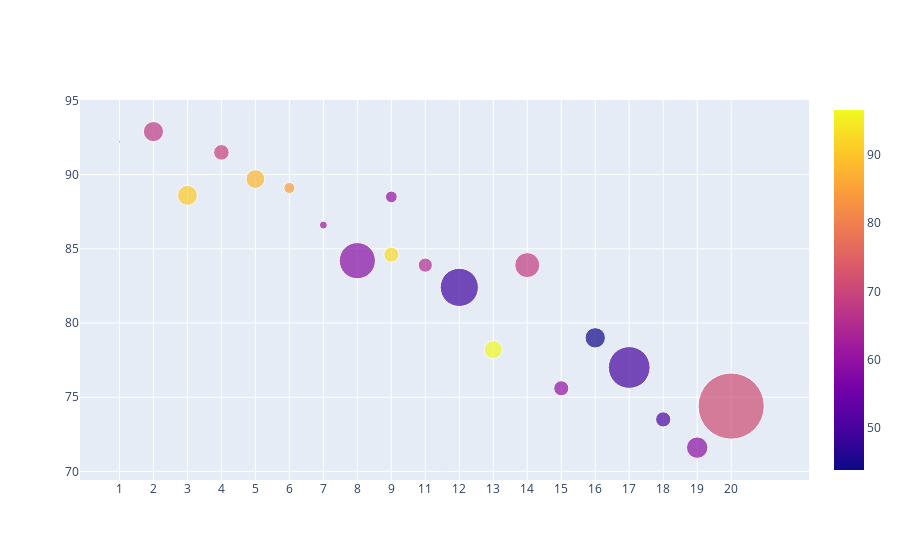

Here is the notebook cell this chart was saved with:
### Code cell
df_top_20 = timesData[timesData['year'] == 2015].iloc[:20]


import plotly.graph_objects as go

num_student_size = [float(each.replace(',', '.')) for each in df_top_20.num_students]
international_colour = [float(each) for each in df_top_20.international]

fig = go.Figure(data = [go.Scatter(x = df_top_20.world_rank,
                                   y = df_top_20.teaching, 
                                   mode = 'markers',
                                   marker = dict(color = international_colour,
                                                 size = num_student_size,
                                                  showscale = True
                                                ),
                                   text = df_top_20.university_name
                                  )])
fig.show()

### Figure 1 — Plotly figure (JSON) as saved in the notebook; plotly's stock layout.template omitted (floating-point values rounded to 4 significant figures)
{"data": [{"marker": {"color": [67, 67.6, 90.7, 69, 87.8, 84.3, 61.2, 58.5, 92.7, 59.8, 65.2, 49.2, 96.6, 68.3, 59.7, 43.8, 49.8, 50.5, 59, 71.2], "showscale": true, "size": [2.243, 20.15, 19.92, 15.6, 18.81, 11.07, 7.929, 36.19, 15.06, 11.75, 14.22, 38.21, 18.18, 25.05, 15.13, 20.38, 41.79, 15.17, 21.42, 66.2]}, "mode": "markers", "text": ["California Institute of Technology", "Harvard University", "University of Oxford", "Stanford University", "University of Cambridge", "Massachusetts Institute of Technology", "Princeton University", "University of California, Berkeley", "Imperial College London", "Yale University", "University of Chicago", "University of California, Los Angeles", "ETH Zurich – Swiss Federal Institute of Technology Zurich", "Columbia University", "Johns Hopkins University", "University of Pennsylvania", "University of Michigan", "Duke University", "Cornell University", "University of Toronto"], "type": "scatter", "x": ["1", "2", "3", "4", "5", "6", "7", "8", "9", "9", "11", "12", "13", "14", "15", "16", "17", "18", "19", "20"], "y": [92.2, 92.9, 88.6, 91.5, 89.7, 89.1, 86.6, 84.2, 84.6, 88.5, 83.9, 82.4, 78.2, 83.9, 75.6, 79, 77, 73.5, 71.6, 74.4]}], "layout": {}}
